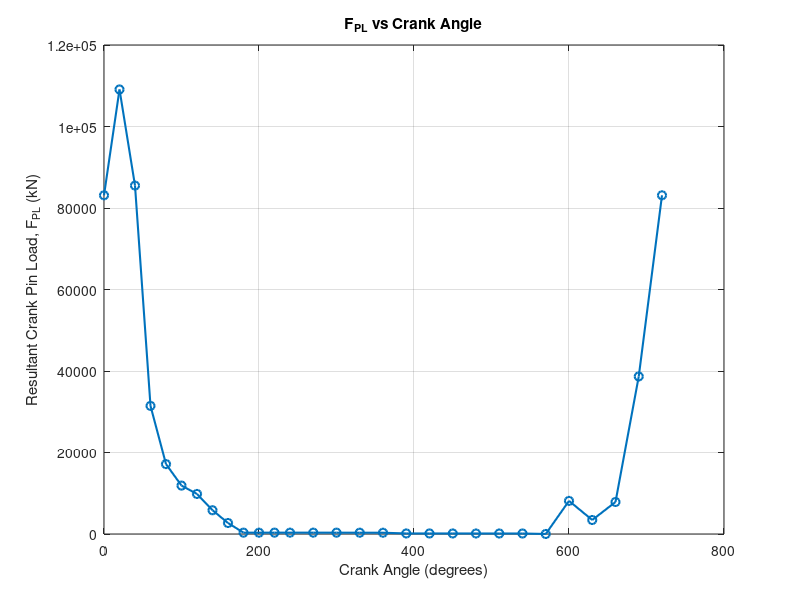

MATLAB code for this plot:
% ===================== INPUT DATA =====================

theta = [ ...
    0 20 40 60 80 100 120 140 160 180 200 220 240 270 300 ...
    330 360 390 420 450 480 510 540 570 600 630 660 690 720 ];

Fg = [ ...
    65 85 66 24 13 9 7.5 4.5 2.1 0.25 0.25 0.25 0.25 ...
    0.25 0.25 0.25 0.25 -0.10 -0.10 -0.10 -0.10 ...
    -0.10 -0.10 -0.01 6.2 2.6 6.0 30 65 ] * 1e3;


% ===================== GIVEN CONSTANTS =====================

m_big = 3.534;        % Big end mass (kg)
a_big = 2229.67;      % Big end acceleration (m/s^2)


% ===================== CALCULATIONS =====================

theta_rad = deg2rad(theta);

phi = asin( sin(theta_rad) / 4 );

Q = 1278.79 * ...
    ( cos(theta_rad) + cos(2 * theta_rad) / 4 + Fg ) ...
    ./ cos(phi);

Fcr = m_big * a_big;

Fpl = sqrt( ...
    Q.^2 + Fcr^2 - 2 .* Q .* Fcr .* cos(theta_rad + phi) ...
);

Fpl_kN = Fpl / 1000;


% ===================== TABLE OUTPUT =====================

disp('Table: FPL vs Crank Angle');
disp('===================================');
disp(' Crank Angle (deg)  |  FPL (kN)');
disp('===================================');
for i = 1:length(theta)
    fprintf('       %6.0f        |  %8.2f\n', theta(i), Fpl_kN(i));
end
disp('===================================');


% ===================== AVERAGE LOAD =====================

Fpl_avg = mean(Fpl);   % Average resultant load (N)


% ===================== PLOTTING =====================

figure('visible', 'off');
plot(theta, Fpl_kN, '-o', 'LineWidth', 1.5)
grid on

xlabel('Crank Angle (degrees)')
ylabel('Resultant Crank Pin Load, F_{PL} (kN)')
title('F_{PL} vs Crank Angle')

% Save the plot
print('fpl_plot.png', '-dpng', '-r300');


% ===================== PRINT RESULT =====================

fprintf( ...
    'Average Resultant Crank Pin Load F_PL(avg) = %.2f kN\n', ...
    Fpl_avg / 1000 ...
);
